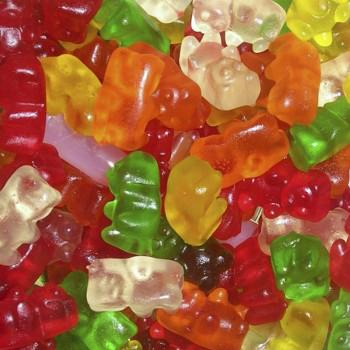
#> input picture week-1/bears.jpg, 350 x 350 px
$ python -i noise_reduction.py   (imports and definitions only)
#> lines starting #> are read from the running program, lines starting #| are printed output that depends on the picture
### week-1/utils.py
import numpy as np
import matplotlib.pyplot as plt
import cv2
import torch

def plot_hist(img: np.ndarray, fig_num:int)->None:
    red = img[:, :, 0]
    green = img[:, :, 1]
    blue = img[:, :, 2]

    red_hist = np.histogram(red, bins=50, range=(0,1))
    green_hist = np.histogram(green, bins=50, range=(0,1))
    blue_hist = np.histogram(blue, bins=50, range=(0,1))

    red_bins = red_hist[1]
    central_bins = (red_bins[1:] + red_bins[:-1]) / 2.

    plt.figure(fig_num)
    plt.title('3 color channels thanhBear')
    plt.plot(central_bins, blue_hist[0], label='blue')
    plt.plot(central_bins, green_hist[0], label='green')
    plt.plot(central_bins, red_hist[0], label='red')
    plt.grid()
    plt.legend()

def torch_preprocess(img: np.ndarray)->torch.Tensor:
    return torch.Tensor(img.transpose((2,0,1))).unsqueeze(0)

def post_process(result: torch.Tensor)->np.ndarray:
    out = result.numpy().squeeze().transpose((1,2,0))
    return out

# [8 lines left out: function preprocess_image, not called in this run]

### week-1/noise_reduction.py
import torch
import torch.nn.functional as F
from scipy import ndimage as nd
from scipy import signal as sig
import cv2
import numpy as np

import time
from utils import *
from layers import GaussianConvolutionLayer

GAUSSIAN_KERNEL = 1/9 * np.ones((3, 3))

def add_noise(img: np.ndarray)->np.ndarray:
    """
    Args: img: input image
    Return: noisy image
    thanhBear
    """
    out = img + np.random.standard_normal()
    out[out < 0] = 0
    out[out > 1] = 1
    return out

def denoise_separated(img, kernel):
    bear_denoised_separated = np.zeros(shape=bear_noisy.shape)
    for i in range(3):
        bear_denoised_separated[:, :, i] = nd.convolve(bear_noisy[:, :, i], kernel, mode='constant')

    return bear_denoised_separated

def denoise_torch(img: np.ndarray, filter: np.ndarray)->np.ndarray:
    gaussian_tensor = torch.tensor(filter, dtype=torch.float32).reshape(1, 1, 3, 3)
    input_tensor = torch_preprocess(img)

    [red_tensor, green_tensor, blue_tensor] = torch.split(input_tensor, split_size_or_sections=[1, 1, 1], dim=1)

    red_out = F.conv2d(red_tensor, gaussian_tensor, padding=1)
    green_out = F.conv2d(green_tensor, gaussian_tensor, padding=1)
    blue_out = F.conv2d(blue_tensor, gaussian_tensor, padding=1)

    out = torch.cat([red_out, green_out, blue_out], dim=1)
    out = post_process(out)

    return out

# [2 lines that did not run here, left out]

def main():
    bears = cv2.imread('./bears.jpg')
#> bears is the input picture: shape (350, 350, 3); mean B, G, R 53.9, 98.7, 162.4
    bear_input = cv2.cvtColor(bears, cv2.COLOR_BGR2RGB)
    bear_input = bear_input / 255.0

    plt.figure(0)
    plt.imshow(bear_input)
    plot_hist(bear_input, fig_num=1)
#> in plot_hist, `red = img[:, :, 0]`:
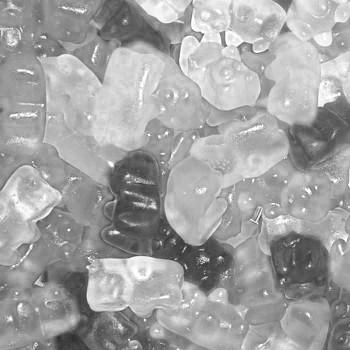
#> red: shape (350, 350) float64; min 0.176, max 1, mean 0.637
#> in plot_hist, `green = img[:, :, 1]`:
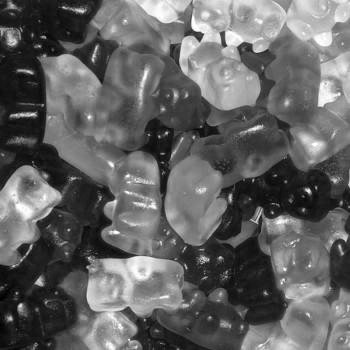
#> green: shape (350, 350) float64; min 0, max 1, mean 0.387
#> in plot_hist, `blue = img[:, :, 2]`:
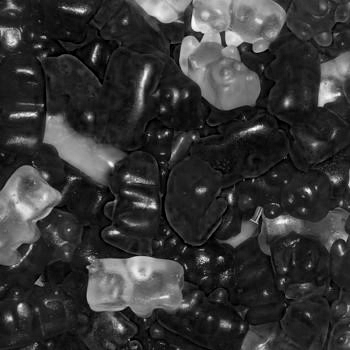
#> blue: shape (350, 350) float64; min 0, max 1, mean 0.211
#> in plot_hist, `red_bins = red_hist[1]`: red_bins = 51 values from 0 to 1
#> in plot_hist, `central_bins = (red_bins[1:] + red_bins[:-1]) / 2.`: central_bins = 50 values from 0.01 to 0.99

    bear_noisy = add_noise(bear_input)
#> in add_noise, `out[out > 1] = 1`: out: shape (350, 350, 3) float64; every value is 1

    plt.figure(2)
    plt.imshow(bear_noisy)
    plot_hist(bear_noisy, fig_num=3)
#> in plot_hist (call 2), `red = img[:, :, 0]`: red: shape (350, 350) float64; every value is 1

    bear_denoised = nd.filters.gaussian_filter(bear_noisy ,sigma=(1,1, 0))
    plt.figure(4)
    plt.imshow(bear_denoised, vmax=1.0)
    plot_hist(bear_denoised, fig_num=5)

    bear_denoised_separated = denoise_separated(bear_noisy, GAUSSIAN_KERNEL)
    plot_hist(bear_denoised_separated, 6)
    plt.figure(7)
    plt.imshow(bear_denoised_separated, vmax=1.0)

    bear_denoised_torch = denoise_torch(bear_noisy, GAUSSIAN_KERNEL)
    plot_hist(bear_denoised_torch, 8)
    plt.figure(9)
    plt.imshow(bear_denoised_torch, vmax=1.0)

    conv_g = GaussianConvolutionLayer(GAUSSIAN_KERNEL)
    bear_denoised_torch_module = denoise_torch_module(bear_noisy, conv_g)
    plot_hist(bear_denoised_torch, 10)
    plt.figure(11)
    plt.imshow(bear_denoised_torch, vmax=1.0)

#> (the run stopped early here; a loop or call above may not have finished)
